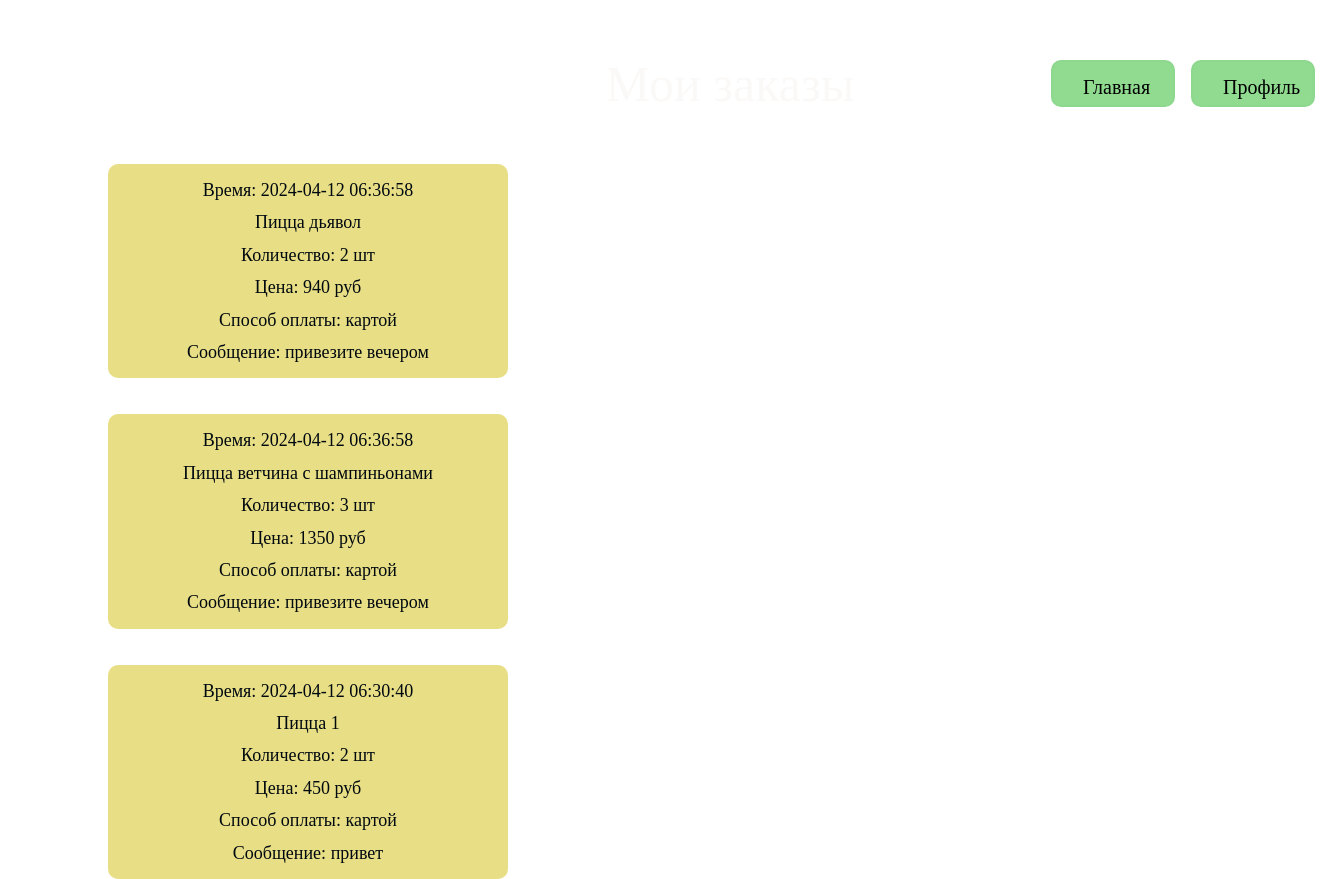
Page /user_profile/Chester1991/orders/ (signed in) on the earlier database version.
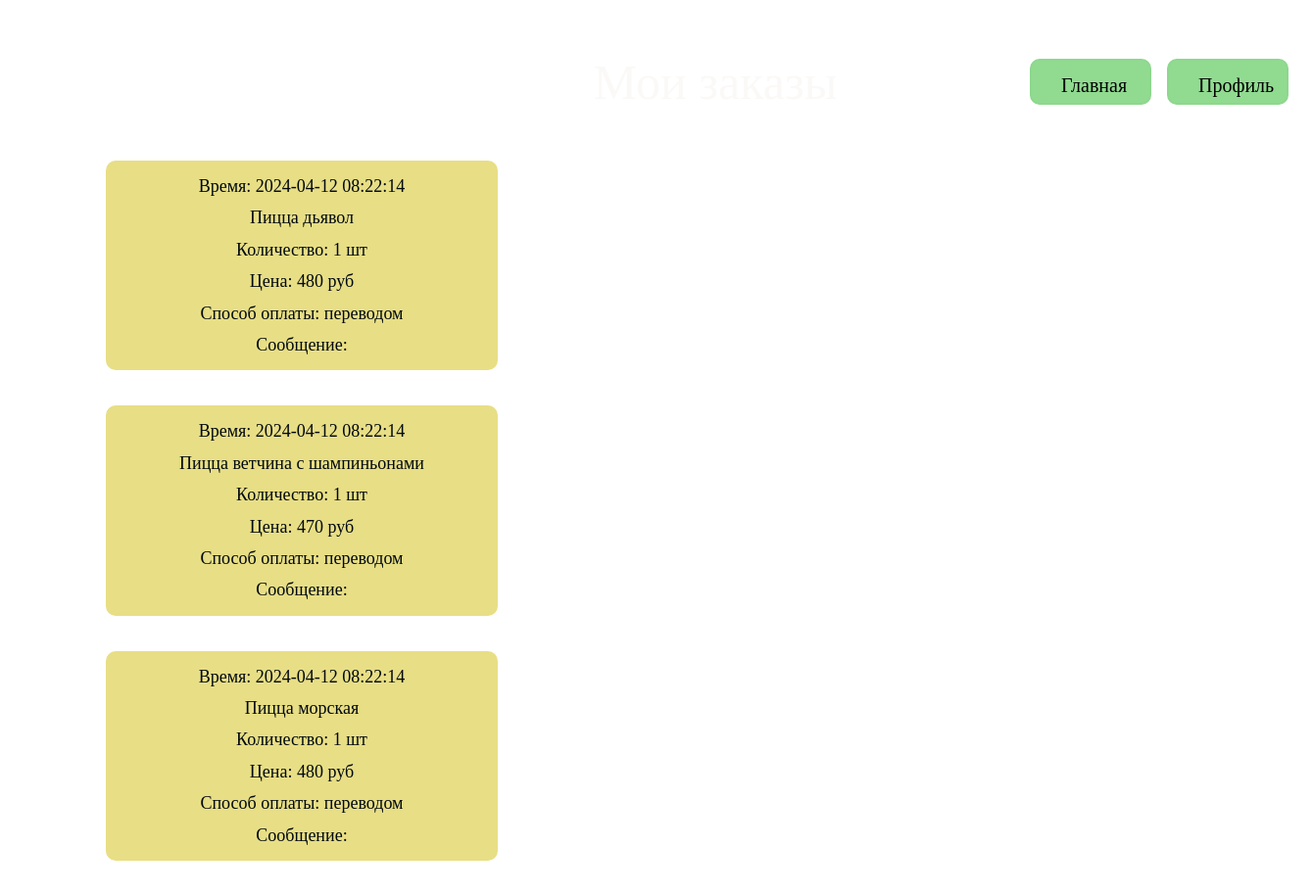
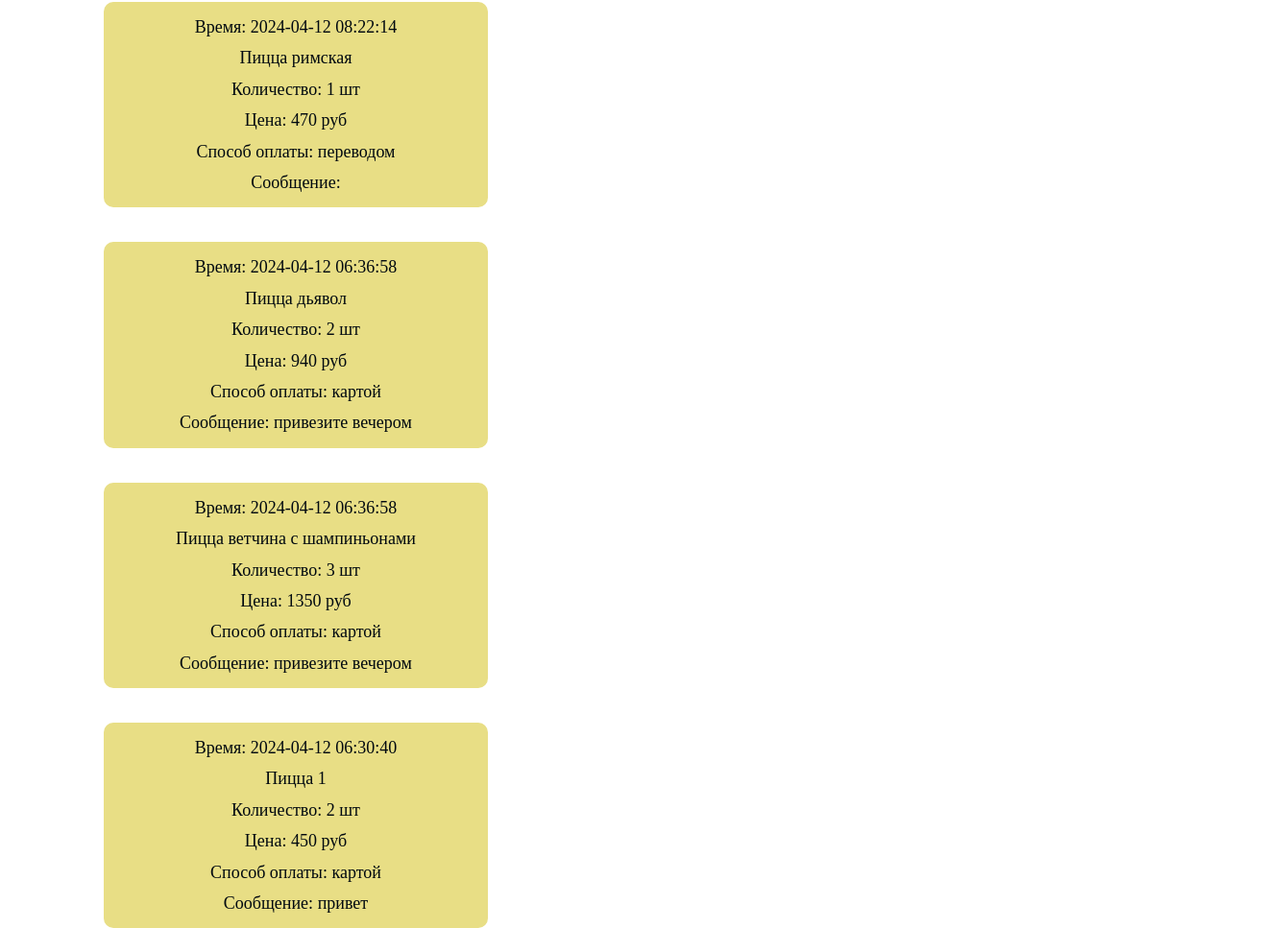
Same page on the later database version (2 pictures, top to bottom).
### models.py (models this page shows)
class Order(db.Model):
    id = db.Column(db.Integer, primary_key=True)
    user_id = db.Column(db.Integer, db.ForeignKey('user.id'), nullable=False)
    user = db.relationship("User", back_populates="orders")
    product_id = db.Column(db.Integer, db.ForeignKey('products.id'), nullable=False)
    products = db.relationship("Products", back_populates="orders")
    time_buy = db.Column(db.DateTime, default=datetime.now().replace (microsecond=0))
    quantity = db.Column(db.Integer)
    total_price = db.Column(db.Integer)
    message = db.Column(db.String(200))
    type_payment = db.Column(db.String(20))

### views.py (the view)
@app.route('/user_profile/<username>/orders/', methods=['GET', 'POST'])
@login_required
def user_orders(username):
    user_orders = Order.query.filter_by(user_id=current_user.id).order_by(desc(Order.time_buy))
    return render_template('user_orders.html', username=username, orders=user_orders)

### views.py (called while the page is built)
@login_manager.user_loader
def load_user(user_id):
    return db.session.query(User).get(user_id)

### templates/user_orders.html (shortened to what this page needs)
<!DOCTYPE html>
<html lang="en">
<head>
    <link type="text/css" href="{{ url_for('static', filename='css/user_orders.css')}}" rel="stylesheet" />
</head>
<header>
    <div class="header">
        <a href="{{ url_for('user_profile', username=username) }}" id="login">Профиль</a>
        <a href="{{ url_for('index') }}" id="basket">Главная</a>
        <p id="name_orders">Мои заказы</p>
    </div>
</header>
<body>
    <br><br>
    {% for order in orders %}
        <div class="content_orders">
            <p class="icon"></p>
            <p> Время: {{ order.time_buy }}</p>
            <p> Пицца {{ order.product_id }}</p>
            <p> Количество: {{ order.quantity }} шт</p>
            <p> Цена: {{ order.total_price }} руб</p>
            <p> Способ оплаты: {{ order.type_payment }}</p>
            <p> Сообщение: {{ order.message }} </p>
        </div>
        <br><br>
    {% endfor %}
</body>
</html>

### static/css/user_orders.css (style rules this page uses)
body { background-image: url("https://mobimg.b-cdn.net/v3/fetch/d0/d0e45034fed282d858254cf36879fa14.jpeg?w=1470&r=0.5625"); }
.header { position: absolute; top: 50px; left: 30px; width: 1300px; height: 70px; background-color: white; border-radius: 15px; background-image: url("../img/index_page/header.jpg"); background-size: 50%, cover; }
#login { position: absolute; top: 10px; right: 15px; width: 60px; height: 15px; text-align: center; font-size: 20px; color: black; background-color: rgb(145, 219, 145); text-decoration: none; user-select: none; border: 2px solid rgb(142, 215, 142); border-radius: 10px; padding: .7em 1.5em; outline: none; }
#basket { position: absolute; top: 10px; right: 155px; width: 60px; height: 15px; text-align: center; font-size: 20px; color: black; background-color: rgb(145, 219, 145); text-decoration: none; user-select: none; border: 2px solid rgb(142, 215, 142); border-radius: 10px; padding: .7em 1.5em; outline: none; }
#name_orders { position: absolute; top:-45px; text-align: center; font-size: 50px; color: rgb(251, 249, 247); left: 550px; width: 300px; height: 20px; }
.content_orders { position: relative; top: 120px; left: 100px; width: 400px; text-align:center; font-size: 18px; line-height: 0.8; padding-top: 1px; padding-bottom: 1px; color: rgb(1, 9, 16); border-radius: 10px; background-color: rgb(232, 222, 133); }
.icon { position: absolute; top: 70px; right: 10px; width: 50px; height: 50px; border-radius: 20px; background-image: url("../img/icons/done.png"); background-size: 100%, cover; }

Differences in the rows shown:
added Order: time_buy "2024-04-12 08:22:14", product_id "дьявол", quantity "1", total_price "480", type_payment "переводом"
added Order: time_buy "2024-04-12 08:22:14", product_id "ветчина с шампиньонами", quantity "1", total_price "470", type_payment "переводом"
added Order: time_buy "2024-04-12 08:22:14", product_id "морская", quantity "1", total_price "480", type_payment "переводом"
added Order: time_buy "2024-04-12 08:22:14", product_id "римская", quantity "1", total_price "470", type_payment "переводом"
